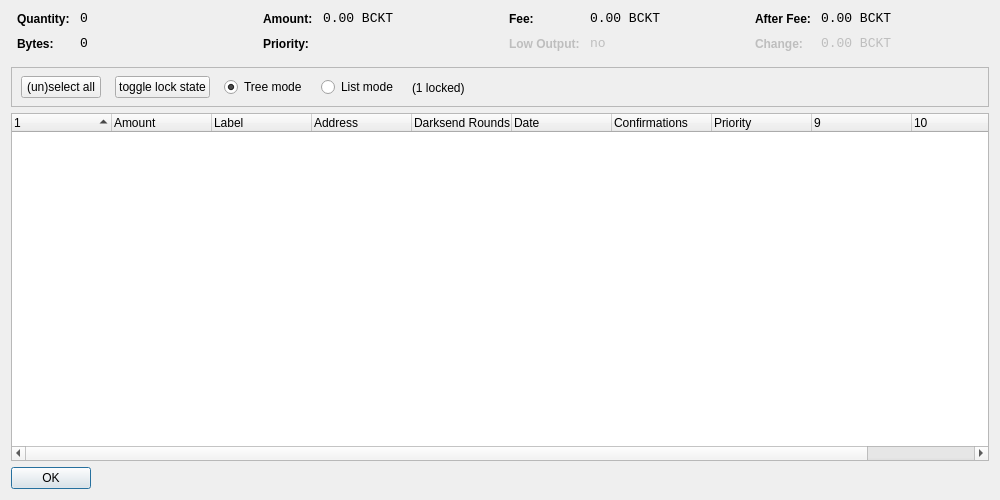
<?xml version="1.0" encoding="UTF-8"?>
<ui version="4.0">
 <class>CoinControlDialog</class>
 <widget class="QDialog" name="CoinControlDialog">
  <property name="geometry">
   <rect>
    <x>0</x>
    <y>0</y>
    <width>1000</width>
    <height>500</height>
   </rect>
  </property>
  <property name="windowTitle">
   <string>Coin Control</string>
  </property>
  <layout class="QVBoxLayout" name="verticalLayout">
   <item>
    <layout class="QHBoxLayout" name="horizontalLayoutTop" stretch="0,0,0,0">
     <property name="topMargin">
      <number>0</number>
     </property>
     <property name="bottomMargin">
      <number>10</number>
     </property>
     <item>
      <layout class="QFormLayout" name="formLayoutCoinControl1">
       <property name="horizontalSpacing">
        <number>10</number>
       </property>
       <property name="verticalSpacing">
        <number>10</number>
       </property>
       <property name="leftMargin">
        <number>6</number>
       </property>
       <property name="rightMargin">
        <number>6</number>
       </property>
       <item row="0" column="0">
        <widget class="QLabel" name="labelCoinControlQuantityText">
         <property name="styleSheet">
          <string notr="true">font-weight:bold;</string>
         </property>
         <property name="text">
          <string>Quantity:</string>
         </property>
        </widget>
       </item>
       <item row="0" column="1">
        <widget class="QLabel" name="labelCoinControlQuantity">
         <property name="font">
          <font>
           <family>Monospace</family>
           <pointsize>10</pointsize>
          </font>
         </property>
         <property name="cursor">
          <cursorShape>IBeamCursor</cursorShape>
         </property>
         <property name="contextMenuPolicy">
          <enum>Qt::ActionsContextMenu</enum>
         </property>
         <property name="text">
          <string notr="true">0</string>
         </property>
         <property name="textInteractionFlags">
          <set>Qt::LinksAccessibleByMouse|Qt::TextSelectableByKeyboard|Qt::TextSelectableByMouse</set>
         </property>
        </widget>
       </item>
       <item row="1" column="0">
        <widget class="QLabel" name="labelCoinControlBytesText">
         <property name="styleSheet">
          <string notr="true">font-weight:bold;</string>
         </property>
         <property name="text">
          <string>Bytes:</string>
         </property>
        </widget>
       </item>
       <item row="1" column="1">
        <widget class="QLabel" name="labelCoinControlBytes">
         <property name="font">
          <font>
           <family>Monospace</family>
           <pointsize>10</pointsize>
          </font>
         </property>
         <property name="cursor">
          <cursorShape>IBeamCursor</cursorShape>
         </property>
         <property name="contextMenuPolicy">
          <enum>Qt::ActionsContextMenu</enum>
         </property>
         <property name="text">
          <string notr="true">0</string>
         </property>
         <property name="textInteractionFlags">
          <set>Qt::LinksAccessibleByMouse|Qt::TextSelectableByKeyboard|Qt::TextSelectableByMouse</set>
         </property>
        </widget>
       </item>
      </layout>
     </item>
     <item>
      <layout class="QFormLayout" name="formLayoutCoinControl2">
       <property name="horizontalSpacing">
        <number>10</number>
       </property>
       <property name="verticalSpacing">
        <number>10</number>
       </property>
       <property name="leftMargin">
        <number>6</number>
       </property>
       <property name="rightMargin">
        <number>6</number>
       </property>
       <item row="0" column="0">
        <widget class="QLabel" name="labelCoinControlAmountText">
         <property name="styleSheet">
          <string notr="true">font-weight:bold;</string>
         </property>
         <property name="text">
          <string>Amount:</string>
         </property>
        </widget>
       </item>
       <item row="0" column="1">
        <widget class="QLabel" name="labelCoinControlAmount">
         <property name="font">
          <font>
           <family>Monospace</family>
           <pointsize>10</pointsize>
          </font>
         </property>
         <property name="cursor">
          <cursorShape>IBeamCursor</cursorShape>
         </property>
         <property name="contextMenuPolicy">
          <enum>Qt::ActionsContextMenu</enum>
         </property>
         <property name="text">
          <string notr="true">0.00 BCKT</string>
         </property>
         <property name="textInteractionFlags">
          <set>Qt::LinksAccessibleByMouse|Qt::TextSelectableByKeyboard|Qt::TextSelectableByMouse</set>
         </property>
        </widget>
       </item>
       <item row="1" column="0">
        <widget class="QLabel" name="labelCoinControlPriorityText">
         <property name="styleSheet">
          <string notr="true">font-weight:bold;</string>
         </property>
         <property name="text">
          <string>Priority:</string>
         </property>
        </widget>
       </item>
       <item row="1" column="1">
        <widget class="QLabel" name="labelCoinControlPriority">
         <property name="font">
          <font>
           <family>Monospace</family>
           <pointsize>10</pointsize>
          </font>
         </property>
         <property name="cursor">
          <cursorShape>IBeamCursor</cursorShape>
         </property>
         <property name="contextMenuPolicy">
          <enum>Qt::ActionsContextMenu</enum>
         </property>
         <property name="text">
          <string/>
         </property>
         <property name="textInteractionFlags">
          <set>Qt::LinksAccessibleByMouse|Qt::TextSelectableByKeyboard|Qt::TextSelectableByMouse</set>
         </property>
        </widget>
       </item>
      </layout>
     </item>
     <item>
      <layout class="QFormLayout" name="formLayoutCoinControl3">
       <property name="horizontalSpacing">
        <number>10</number>
       </property>
       <property name="verticalSpacing">
        <number>10</number>
       </property>
       <property name="leftMargin">
        <number>6</number>
       </property>
       <property name="rightMargin">
        <number>6</number>
       </property>
       <item row="0" column="0">
        <widget class="QLabel" name="labelCoinControlFeeText">
         <property name="styleSheet">
          <string notr="true">font-weight:bold;</string>
         </property>
         <property name="text">
          <string>Fee:</string>
         </property>
        </widget>
       </item>
       <item row="0" column="1">
        <widget class="QLabel" name="labelCoinControlFee">
         <property name="font">
          <font>
           <family>Monospace</family>
           <pointsize>10</pointsize>
          </font>
         </property>
         <property name="cursor">
          <cursorShape>IBeamCursor</cursorShape>
         </property>
         <property name="contextMenuPolicy">
          <enum>Qt::ActionsContextMenu</enum>
         </property>
         <property name="text">
          <string notr="true">0.00 BCKT</string>
         </property>
         <property name="textInteractionFlags">
          <set>Qt::LinksAccessibleByMouse|Qt::TextSelectableByKeyboard|Qt::TextSelectableByMouse</set>
         </property>
        </widget>
       </item>
       <item row="1" column="0">
        <widget class="QLabel" name="labelCoinControlLowOutputText">
         <property name="enabled">
          <bool>false</bool>
         </property>
         <property name="styleSheet">
          <string notr="true">font-weight:bold;</string>
         </property>
         <property name="text">
          <string>Low Output:</string>
         </property>
        </widget>
       </item>
       <item row="1" column="1">
        <widget class="QLabel" name="labelCoinControlLowOutput">
         <property name="enabled">
          <bool>false</bool>
         </property>
         <property name="font">
          <font>
           <family>Monospace</family>
           <pointsize>10</pointsize>
          </font>
         </property>
         <property name="cursor">
          <cursorShape>IBeamCursor</cursorShape>
         </property>
         <property name="contextMenuPolicy">
          <enum>Qt::ActionsContextMenu</enum>
         </property>
         <property name="text">
          <string notr="true">no</string>
         </property>
         <property name="textInteractionFlags">
          <set>Qt::LinksAccessibleByMouse|Qt::TextSelectableByKeyboard|Qt::TextSelectableByMouse</set>
         </property>
        </widget>
       </item>
      </layout>
     </item>
     <item>
      <layout class="QFormLayout" name="formLayoutCoinControl4">
       <property name="horizontalSpacing">
        <number>10</number>
       </property>
       <property name="verticalSpacing">
        <number>10</number>
       </property>
       <property name="leftMargin">
        <number>6</number>
       </property>
       <property name="rightMargin">
        <number>6</number>
       </property>
       <item row="0" column="0">
        <widget class="QLabel" name="labelCoinControlAfterFeeText">
         <property name="styleSheet">
          <string notr="true">font-weight:bold;</string>
         </property>
         <property name="text">
          <string>After Fee:</string>
         </property>
        </widget>
       </item>
       <item row="0" column="1">
        <widget class="QLabel" name="labelCoinControlAfterFee">
         <property name="font">
          <font>
           <family>Monospace</family>
           <pointsize>10</pointsize>
          </font>
         </property>
         <property name="cursor">
          <cursorShape>IBeamCursor</cursorShape>
         </property>
         <property name="contextMenuPolicy">
          <enum>Qt::ActionsContextMenu</enum>
         </property>
         <property name="text">
          <string notr="true">0.00 BCKT</string>
         </property>
         <property name="textInteractionFlags">
          <set>Qt::LinksAccessibleByMouse|Qt::TextSelectableByKeyboard|Qt::TextSelectableByMouse</set>
         </property>
        </widget>
       </item>
       <item row="1" column="0">
        <widget class="QLabel" name="labelCoinControlChangeText">
         <property name="enabled">
          <bool>false</bool>
         </property>
         <property name="styleSheet">
          <string notr="true">font-weight:bold;</string>
         </property>
         <property name="text">
          <string>Change:</string>
         </property>
        </widget>
       </item>
       <item row="1" column="1">
        <widget class="QLabel" name="labelCoinControlChange">
         <property name="enabled">
          <bool>false</bool>
         </property>
         <property name="font">
          <font>
           <family>Monospace</family>
           <pointsize>10</pointsize>
          </font>
         </property>
         <property name="cursor">
          <cursorShape>IBeamCursor</cursorShape>
         </property>
         <property name="contextMenuPolicy">
          <enum>Qt::ActionsContextMenu</enum>
         </property>
         <property name="text">
          <string notr="true">0.00 BCKT</string>
         </property>
         <property name="textInteractionFlags">
          <set>Qt::LinksAccessibleByMouse|Qt::TextSelectableByKeyboard|Qt::TextSelectableByMouse</set>
         </property>
        </widget>
       </item>
      </layout>
     </item>
    </layout>
   </item>
   <item>
    <widget class="QFrame" name="frame">
     <property name="minimumSize">
      <size>
       <width>0</width>
       <height>40</height>
      </size>
     </property>
     <property name="frameShape">
      <enum>QFrame::StyledPanel</enum>
     </property>
     <property name="frameShadow">
      <enum>QFrame::Sunken</enum>
     </property>
     <widget class="QWidget" name="horizontalLayoutWidget">
      <property name="geometry">
       <rect>
        <x>10</x>
        <y>0</y>
        <width>781</width>
        <height>41</height>
       </rect>
      </property>
      <layout class="QHBoxLayout" name="horizontalLayoutPanel" stretch="0,0,0,0,0">
       <property name="spacing">
        <number>14</number>
       </property>
       <item>
        <widget class="QPushButton" name="pushButtonSelectAll">
         <property name="sizePolicy">
          <sizepolicy hsizetype="Maximum" vsizetype="Fixed">
           <horstretch>0</horstretch>
           <verstretch>0</verstretch>
          </sizepolicy>
         </property>
         <property name="text">
          <string>(un)select all</string>
         </property>
        </widget>
       </item>
        <item>
         <widget class="QPushButton" name="pushButtonToggleLock">
          <property name="sizePolicy">
           <sizepolicy hsizetype="Maximum" vsizetype="Fixed">
            <horstretch>0</horstretch>
            <verstretch>0</verstretch>
           </sizepolicy>
          </property>
          <property name="text">
           <string>toggle lock state</string>
          </property>
          <property name="autoDefault">
           <bool>false</bool>
          </property>
         </widget>
        </item>
       <item>
        <widget class="QRadioButton" name="radioTreeMode">
         <property name="sizePolicy">
          <sizepolicy hsizetype="Maximum" vsizetype="Fixed">
           <horstretch>0</horstretch>
           <verstretch>0</verstretch>
          </sizepolicy>
         </property>
         <property name="text">
          <string>Tree mode</string>
         </property>
         <property name="checked">
          <bool>true</bool>
         </property>
        </widget>
       </item>
       <item>
        <widget class="QRadioButton" name="radioListMode">
         <property name="sizePolicy">
          <sizepolicy hsizetype="Maximum" vsizetype="Fixed">
           <horstretch>0</horstretch>
           <verstretch>0</verstretch>
          </sizepolicy>
         </property>
         <property name="text">
          <string>List mode</string>
         </property>
        </widget>
       </item>
        <item>
         <widget class="QLabel" name="labelLocked">
          <property name="text">
           <string>(1 locked)</string>
          </property>
         </widget>
        </item>
       <item>
        <spacer name="horizontalSpacer">
         <property name="orientation">
          <enum>Qt::Horizontal</enum>
         </property>
         <property name="sizeHint" stdset="0">
          <size>
           <width>40</width>
           <height>20</height>
          </size>
         </property>
        </spacer>
       </item>
      </layout>
     </widget>
    </widget>
   </item>
   <item>
    <widget class="CoinControlTreeWidget" name="treeWidget">
     <property name="contextMenuPolicy">
      <enum>Qt::CustomContextMenu</enum>
     </property>
     <property name="sortingEnabled">
      <bool>false</bool>
     </property>
     <property name="columnCount">
      <number>11</number>
     </property>
     <attribute name="headerShowSortIndicator" stdset="0">
      <bool>true</bool>
     </attribute>
     <attribute name="headerStretchLastSection">
      <bool>false</bool>
     </attribute>
     <column>
      <property name="text">
       <string/>
      </property>
     </column>
     <column>
      <property name="text">
       <string>Amount</string>
      </property>
     </column>
     <column>
      <property name="text">
       <string>Label</string>
      </property>
     </column>
     <column>
      <property name="text">
       <string>Address</string>
      </property>
     </column>
     <column>
      <property name="text">
       <string>Darksend Rounds</string>
      </property>
    </column>
     <column>
      <property name="text">
       <string>Date</string>
      </property>
     </column>
     <column>
      <property name="text">
       <string>Confirmations</string>
      </property>
      <property name="toolTip">
       <string>Confirmed</string>
      </property>
     </column>
     <column>
      <property name="text">
       <string>Priority</string>
      </property>
     </column>
     <column>
      <property name="text">
       <string/>
      </property>
     </column>
     <column>
      <property name="text">
       <string/>
      </property>
     </column>
     <column>
      <property name="text">
       <string/>
      </property>
     </column>
     <column>
      <property name="text">
       <string/>
      </property>
     </column>
    </widget>
   </item>
   <item>
    <widget class="QDialogButtonBox" name="buttonBox">
     <property name="sizePolicy">
      <sizepolicy hsizetype="Maximum" vsizetype="Fixed">
       <horstretch>0</horstretch>
       <verstretch>0</verstretch>
      </sizepolicy>
     </property>
     <property name="orientation">
      <enum>Qt::Horizontal</enum>
     </property>
     <property name="standardButtons">
      <set>QDialogButtonBox::Ok</set>
     </property>
    </widget>
   </item>
  </layout>
 </widget>
 <customwidgets>
  <customwidget>
   <class>CoinControlTreeWidget</class>
   <extends>QTreeWidget</extends>
   <header>coincontroltreewidget.h</header>
  </customwidget>
 </customwidgets>
 <resources/>
 <connections/>
</ui>
